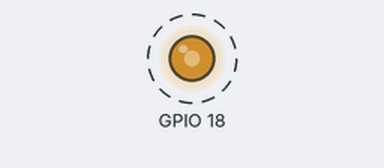
A sketch run on a simulated ESP32. Parts: output pins drawn as LEDs (lit = HIGH). Dashed ring = blinking.

Above: at 0.05 s.
Timing chart, 0 to 5.8 s (numbered marks = the images above):
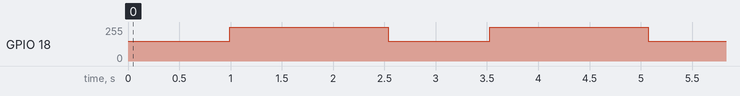

Measured:
- by itself, GPIO 18: alternates 255/255 for 1.5 s and 149/255 for 0.99 s

The sketch:

esp32_buzzershield.ino
```cpp
int freq = 2000;
int channel = 0;
int resolution = 8;

const int songLength = 18;
char notes[] = "cdfda ag cdfdg gf ";
int beats[] = {1,1,1,1,1,1,4,4,2,1,1,1,1,1,1,4,4,2};
int tempo = 150;

void setup() {

  Serial.begin(115200);

}

void loop()
{
  int i, duration;

  for (i = 0; i < songLength; i++) // step through the song arrays
  {
    duration = beats[i] * tempo;  // length of note/rest in ms

    if (notes[i] == ' ')          // is this a rest?
    {
      delay(duration);            // then pause for a moment
    }
    else                          // otherwise, play the note
    {
      ledcSetup(channel,frequency(notes[i]), resolution);
      ledcAttachPin(18, channel);
      ledcWrite(channel, duration);
      delay(duration); // wait for tone to finish
    }
    delay(tempo/10);              // brief pause between notes
  }

}


int frequency(char note)
{

  int i;
  const int numNotes = 8;  // number of notes we're storing
  char names[] = { 'c', 'd', 'e', 'f', 'g', 'a', 'b', 'C' };
  int frequencies[] = {262, 294, 330, 349, 392, 440, 494, 523};


  for (i = 0; i < numNotes; i++)  // Step through the notes
  {
    if (names[i] == note)         // Is this the one?
    {
      return(frequencies[i]);     // Yes! Return the frequency
    }
  }
  return(0);
}
```
